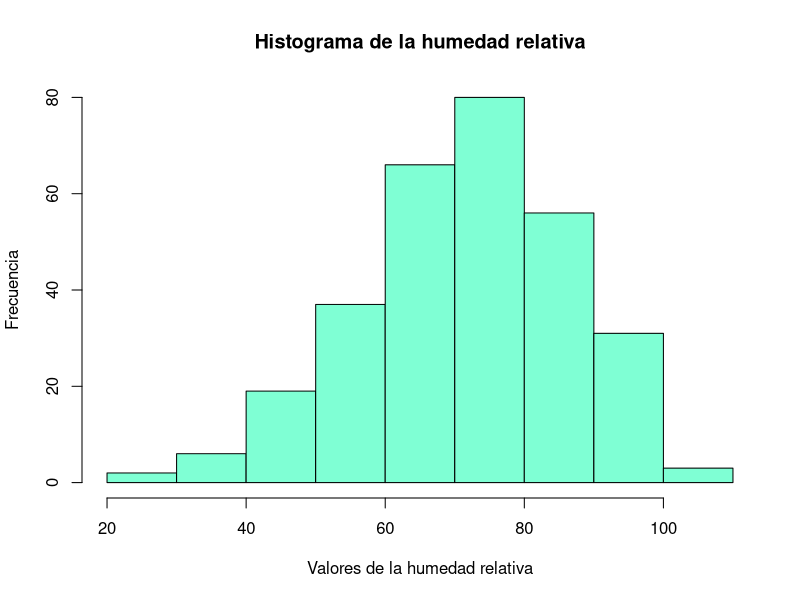

Write the R code that produced this figure.
library(tidyverse)


datos <- read.csv("./datos.csv", header= TRUE, sep=";")
subset_data <- datos %>% slice(1:300)

subset_data$RH <- as.numeric(gsub(",", ".", subset_data$RH))



hist(subset_data$RH, 
     main = "Histograma de la humedad relativa", 
     xlab = "Valores de la humedad relativa", 
     ylab = "Frecuencia", 
     col = "#7FFFD4", 
     border = "black")
